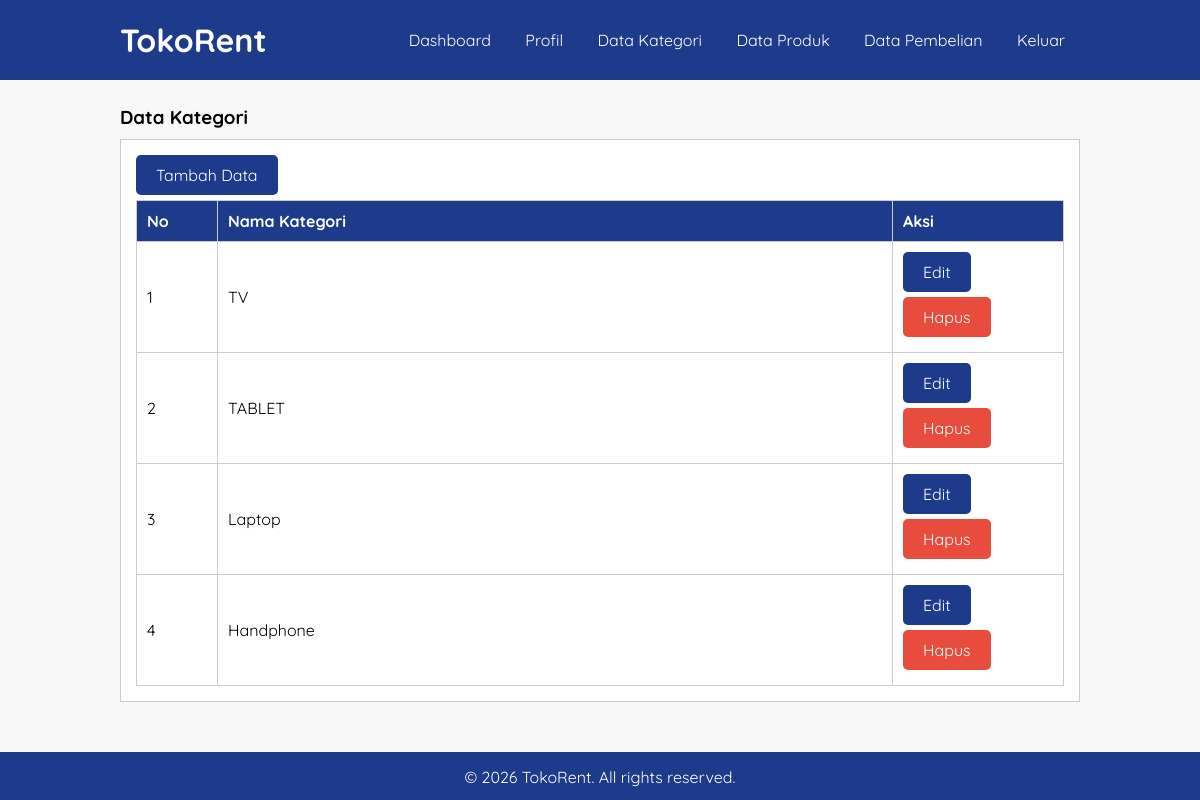
/data-kategori.php (signed in), run on the app's committed database.
### tables this page shows
CREATE TABLE `tb_category` (
  `category_id` int(11) NOT NULL,
  `category_name` varchar(25) NOT NULL
);

### data-kategori.php (the view, shortened to what this page needs)
<?php
	include 'db.php';
?>
<!DOCTYPE html>
<html>
<head>
	<link rel="stylesheet" type="text/css" href="style.css">
</head>
<body>
	<header>
		<div class="container">
			<h1><a href="index.php">TokoRent</a></h1>
			<ul>
				<li><a href="dashboard.php">Dashboard</a></li>
				<li><a href="profil.php">Profil</a></li>
				<li><a href="data-kategori.php">Data Kategori</a></li>
				<li><a href="data-produk.php">Data Produk</a></li>
				<li><a href="data-pembelian.php"><i class="fas fa-shopping-cart"></i> Data Pembelian</a></li>
				<li><a href="keluar.php">Keluar</a></li>
			</ul>
		</div>
	</header>
	<div class="section">
		<div class="container">
			<h3>Data Kategori</h3>
			<div class="box">
				<p><a href="tambah-kategori.php" class="btn">Tambah Data</a></p>
				<table border="1" cellspacing="0" class="table">
					<thead>
						<tr>
							<th width="60px">No</th>
							<th>Nama Kategori</th>
							<th width="150px">Aksi</th>
						</tr>
					</thead>
					<tbody>
						<?php
							$no = 1;
							$kategori = mysqli_query($conn, "SELECT * FROM tb_category ORDER BY category_id DESC");
							if(mysqli_num_rows($kategori) > 0){
							while($row = mysqli_fetch_array($kategori)){
						?>
						<tr>
							<td><?php echo $no++ ?></td>
							<td><?php echo $row['category_name'] ?></td>
							<td>
								<a href="edit-kategori.php?id=<?php echo $row['category_id'] ?>" class="btn">Edit</a>
								<a href="proses-hapus.php?idk=<?php echo $row['category_id'] ?>" onclick="return confirm('Yakin ingin hapus ?')" class="btn delete">Hapus</a>
							</td>
						</tr>
						<?php }}else{ ?>
							<tr>
								<td colspan="4">Tidak ada data</td>
							</tr>
						<?php } ?>
					</tbody>
				</table>
			</div>
		</div>
	</div>
	<footer class="footer">
 	 <p>&copy; 2026 TokoRent. All rights reserved.</p>
	</footer>
</body>
</html>

### style.css (style rules this page uses)
* { padding: 0; margin: 0; font-family: 'Quicksand', sans-serif; }
body { background-color: #f8f8f8; display: flex; flex-direction: column; min-height: 100vh; }
a { color: inherit; text-decoration: none; }
.btn { display: inline-block; padding: 10px 20px; background: #1E3A8A; color: #fff; text-decoration: none; border-radius: 5px; font-size: 16px; text-align: center; transition: background-color 0.3s ease, transform 0.2s ease; margin-bottom: 5px; cursor: pointer; border: none; }
.btn.delete { background: #e74c3c; }
header { background-color: #1E3A8A; color: #fff; overflow: auto; padding: 10px 0; }
header h1 { float: left; padding: 10px 0; }
header h1 a { color: #fff; }
header ul { float: right; list-style: none; }
header ul li { display: inline-block; }
header ul li a { padding: 20px 15px; display: inline-block; color: #fff; transition: background-color 0.3s ease; }
.footer { padding: 15px 0; background-color: #1E3A8A; color: #fff; text-align: center; margin-top: auto; }
.container { width: 80%; margin: 0 auto; }
.container:after { content: ''; display: block; clear: both; }
.section { padding: 25px 0; }
.box { background-color: #fff; border: 1px solid #ccc; padding: 15px; box-sizing: border-box; margin: 10px 0 25px 0; }
.box:after { content: ""; display: block; clear: both; }
.table { width: 100%; border-collapse: collapse; }
.table th, .table td { padding: 10px; text-align: left; border: 1px solid #ccc; }
.table th { background: #1E3A8A; color: #fff; }

### data on the page
tb_category: category_name "TV"
tb_category: category_name "TABLET"
tb_category: category_name "Laptop"
tb_category: category_name "Handphone"
